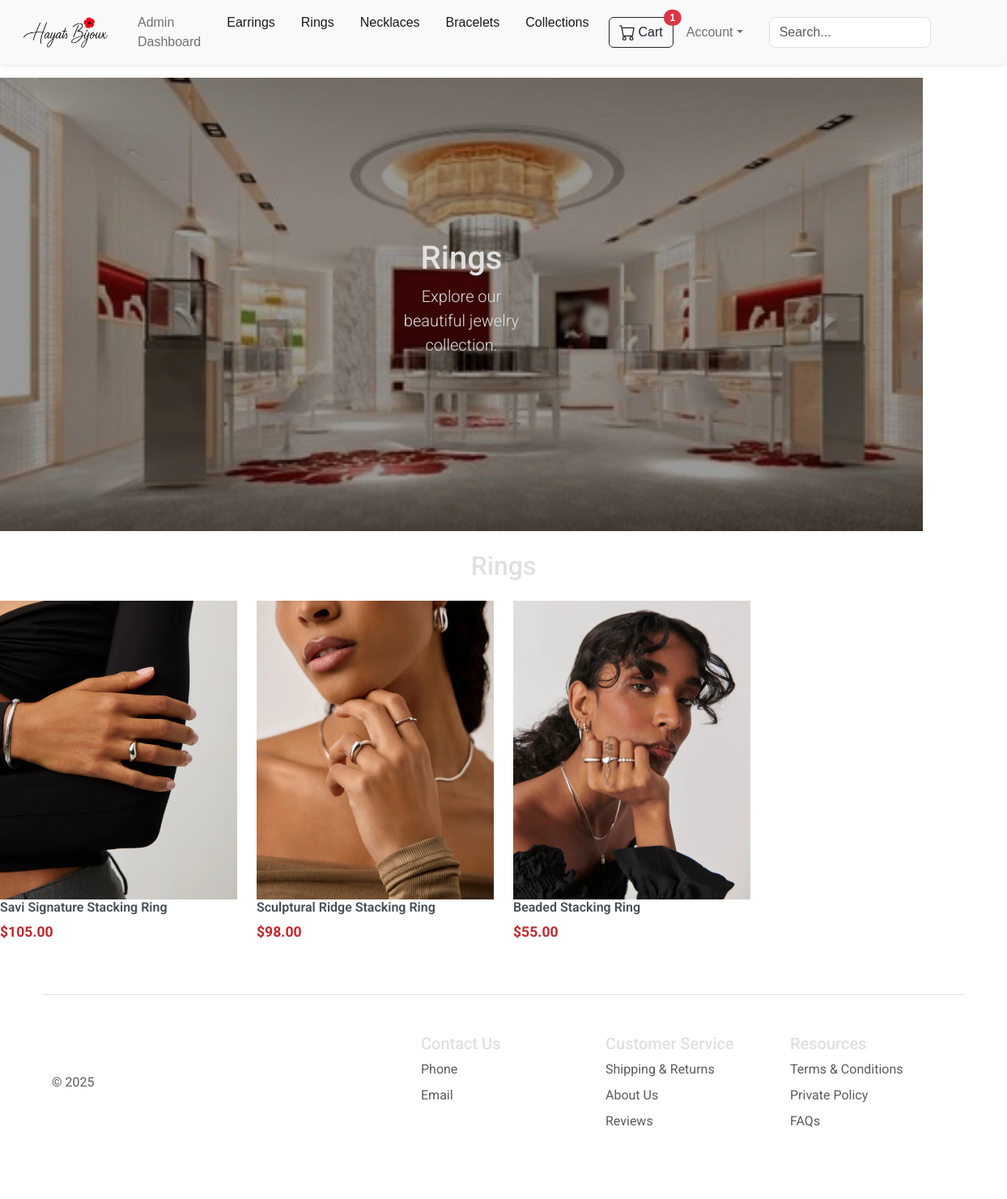
/products/Rings (signed in), run on the app's committed database.
### website/models.py (models this page shows, shortened)
class TimestampMixin(object):
    created_at = db.Column(db.DateTime(timezone=True), server_default=func.now())
    updated_at = db.Column(db.DateTime(timezone=True), server_default=func.now(), onupdate=func.now())

class Product(db.Model, TimestampMixin):
    id = db.Column(db.Integer, primary_key=True)
    product_name = db.Column(db.String(150), nullable=False)
    price = db.Column(db.Float, nullable=False)
    sale_price = db.Column(db.Float, nullable=False)
    description = db.Column(db.String(1000), nullable=False)
    category = db.Column(db.String(150), nullable=False)
    product_picture = db.Column(db.String(255))
    quantity = db.Column(db.Integer, nullable=False)
    images = db.relationship('ProductImage', back_populates='product', cascade="all, delete-orphan")
    carts = db.relationship('Cart', backref='product', lazy=True)
    order_items = db.relationship('OrderItem', back_populates='product', lazy=True)
    wishlists = db.relationship('Wishlist', backref='product', lazy=True)
    reviews = db.relationship('Review', backref='product', lazy=True)

### website/views.py (the view)
@views.route('/products/<category>')
def products_by_category(category):
    products = Product.query.filter_by(category=category.capitalize()).all()
    return render_template(
        "products.html",
        products=products,
        selected_category=category.capitalize(),
        cart=Cart.query.filter_by(customer_id=current_user.id).all()
        if current_user.is_authenticated else []
    )

### website/forms.py
class SearchForm(FlaskForm):
    query = StringField('Search', validators=[DataRequired()])
    submit = SubmitField('Search')  # Submit button

### website/views.py (called while the page is built)
@views.context_processor
def inject_search_form():
    return dict(search_form=SearchForm())

### website/templates/products.html (shortened to what this page needs)
{% extends 'base.html' %}
{% block body %}
{% if selected_category %}
<section class="hero-section text-center container">
  <div class="row py-lg-5">
    <div class="col-lg-6 col-md-8 mx-auto">
      <h1>{{ selected_category }}</h1>
      <p class="lead">Explore our beautiful jewelry collection.</p>
    </div>
  </div>
</section>
  <h2 class="text-center my-4">{{ selected_category }}</h2>
{% else %}
  <h2 class="text-center my-4">All Products</h2>
{% endif %}
<div class="container-fluid px-0">
  <div class="row no-gutters">
    {% for item in products %}
      <div class="col-6 col-md-3">
        <a href="/product/{{ item.id }}" class="product-link">
          <div class="product-card">
            <img src="{{ url_for('static', filename='uploads/' + item.product_picture) }}" class="img-fluid" alt="{{ item.product_name }}">
            <div class="product-overlay">
              <h5 class="product-name">{{ item.product_name }}</h5>
              <p class="product-price">${{ '%.2f'|format(item.price) }}</p>
            </div>
          </div>
        </a>
      </div>
    {% endfor %}
  </div>
</div>
{% endblock %}

### website/static/css/mystyles.css (style rules this page uses)
body { background-color: #1a1a1a; font-family: 'Roboto', sans-serif; color: #e0e0e0; margin: 0; padding: 0; }
.hero-section { position: relative; width: 100vw; min-height: 70vh; background: url('../images/hayats-background.jpg') center/cover no-repeat; display: flex; flex-direction: column; align-items: center; justify-content: center; margin-left: calc(50% - 50vw); padding: 40px 20px; text-align: center; overflow: hidden; }
.hero-section::before { content: ''; position: absolute; top: 0; left: 0; height: 100%; width: 100%; background: rgba(0, 0, 0, 0.4); z-index: 1; }
.hero-section > * { position: relative; z-index: 2; }
.product-price { font-size: 1.1rem; font-weight: bold; color: #C1272D; }
.product-link { text-decoration: none; color: inherit; }
.product-name { color: #464e55; font-weight: 600; font-size: 1rem; text-shadow: 0 1px 2px rgba(255, 255, 255, 0.3); }
form .form-control { width: 200px; border-radius: 0.5rem; transition: border 0.3s ease; }

### data on the page
Product: product_picture (picture), product_name "Savi Signature Stacking Ring", price "105.00"
Product: product_picture (picture), product_name "Sculptural Ridge Stacking Ring", price "98.00"
Product: product_picture (picture), product_name "Beaded Stacking Ring", price "55.00"

### other printed values
{{ cart | length }} "1"
{{ selected_category }} "Rings"
